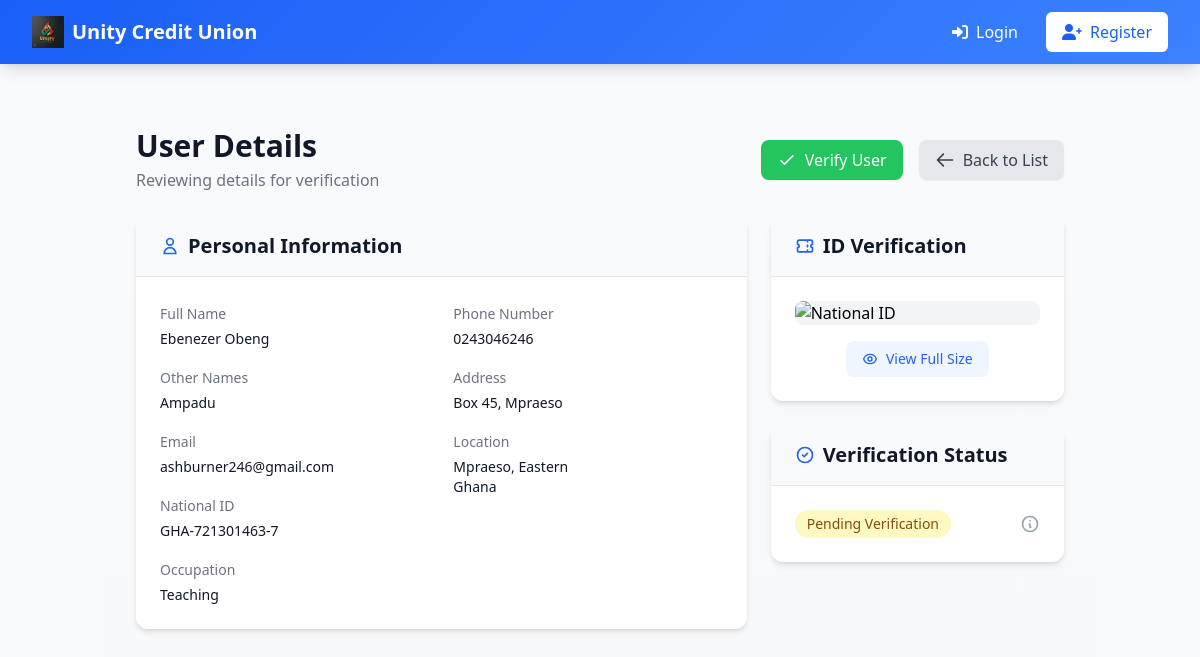
The page /admin/user_details/11 on the database its author committed.
### app.py (models this page shows, shortened)
class User(UserMixin, db.Model):
    __tablename__ = 'user'
    id = db.Column(db.Integer, primary_key=True)
    email = db.Column(db.String(120), unique=True, nullable=False)
    password_hash = db.Column(db.String(128), nullable=False)
    is_verified = db.Column(db.Boolean, default=False)
    is_admin = db.Column(db.Boolean, default=False)
    national_id = db.Column(db.String(20), unique=True, nullable=False)
    account_number = db.Column(db.String(20), unique=True)
    first_name = db.Column(db.String(50), nullable=False)
    last_name = db.Column(db.String(50), nullable=False)
    other_names = db.Column(db.String(50), nullable=True)
    date_of_birth = db.Column(db.Date, nullable=False)
    occupation = db.Column(db.String(100), nullable=False)
    phone_number = db.Column(db.String(20), nullable=False)
    address = db.Column(db.String(200), nullable=False)
    city = db.Column(db.String(100), nullable=False)
    state = db.Column(db.String(100), nullable=False)
    country = db.Column(db.String(100), nullable=False)
    national_id_file = db.Column(db.String(255), nullable=True)  # File path to uploaded National ID
    contributions = db.relationship('Contribution', backref='user', lazy=True)
    loans = db.relationship('Loan', backref='user', lazy=True, foreign_keys='Loan.user_id')
    guarantees = db.relationship('Loan', backref='guarantor', lazy=True, foreign_keys='Loan.guarantor_id')

### app.py (the view)
@app.route('/admin/user_details/<int:user_id>', methods=['GET'])
def user_details(user_id):
    user = User.query.get_or_404(user_id)
    print(user.national_id_file)
    return render_template('user_details.html', user=user)

### templates/user_details.html (shortened to what this page needs)
{% extends "base.html" %} {% block content %}
<div class="min-h-screen bg-gradient-to-b from-gray-50 to-gray-100">
  <div class="container mx-auto px-4 py-8 sm:px-6 lg:px-8">
    <div class="flex justify-between items-center mb-6">
      <div>
        <h1 class="text-3xl font-bold text-gray-900">User Details</h1>
        <p class="text-gray-500 mt-1">Reviewing details for verification</p>
      </div>
      <div class="flex space-x-4">
        <a
          class="bg-green-500 hover:bg-green-600 text-white px-4 py-2 rounded-lg shadow-sm flex items-center"
          href="/admin/verify_user/{{ user.id }}"
        >
          <svg
            class="w-5 h-5 mr-2"
            fill="none"
            stroke="currentColor"
            viewBox="0 0 24 24"
          >
            <path
              stroke-linecap="round"
              stroke-linejoin="round"
              stroke-width="2"
              d="M5 13l4 4L19 7"
            />
          </svg>
          Verify User
        </a>
        <a
          href="/admin/verify_users"
          class="bg-gray-200 hover:bg-gray-300 text-gray-700 px-4 py-2 rounded-lg shadow-sm flex items-center"
        >
          <svg
            class="w-5 h-5 mr-2"
            fill="none"
            stroke="currentColor"
            viewBox="0 0 24 24"
          >
            <path
              stroke-linecap="round"
              stroke-linejoin="round"
              stroke-width="2"
              d="M10 19l-7-7m0 0l7-7m-7 7h18"
            />
          </svg>
          Back to List
        </a>
      </div>
    </div>
    <div class="grid grid-cols-1 lg:grid-cols-3 gap-6">
      <div class="lg:col-span-2">
        <div class="bg-white rounded-xl shadow-md overflow-hidden">
          <div class="border-b border-gray-200 bg-gray-50 px-6 py-4">
            <h2 class="text-xl font-semibold text-gray-900 flex items-center">
              <svg
                class="w-5 h-5 mr-2 text-blue-600"
                fill="none"
                stroke="currentColor"
                viewBox="0 0 24 24"
              >
                <path
                  stroke-linecap="round"
                  stroke-linejoin="round"
                  stroke-width="2"
                  d="M16 7a4 4 0 11-8 0 4 4 0 018 0zM12 14a7 7 0 00-7 7h14a7 7 0 00-7-7z"
                />
              </svg>
              Personal Information
            </h2>
          </div>
          <div class="p-6">
            <div class="grid grid-cols-1 md:grid-cols-2 gap-6">
              <div class="space-y-4">
                <div>
                  <label class="text-sm font-medium text-gray-500"
                    >Full Name</label
                  >
                  <p class="mt-1 text-sm text-gray-900">
                    {{ user.first_name }} {{ user.last_name }}
                  </p>
                </div>
                <div>
                  <label class="text-sm font-medium text-gray-500"
                    >Other Names</label
                  >
                  <p class="mt-1 text-sm text-gray-900">
                    {{ user.other_names }}
                  </p>
                </div>
                <div>
                  <label class="text-sm font-medium text-gray-500">Email</label>
                  <p class="mt-1 text-sm text-gray-900">{{ user.email }}</p>
                </div>
                <div>
                  <label class="text-sm font-medium text-gray-500"
                    >National ID</label
                  >
                  <p class="mt-1 text-sm text-gray-900">
                    {{ user.national_id }}
                  </p>
                </div>
                <div>
                  <label class="text-sm font-medium text-gray-500"
                    >Occupation</label
                  >
                  <p class="mt-1 text-sm text-gray-900">
                    {{ user.occupation }}
                  </p>
                </div>
              </div>
              <div class="space-y-4">
                <div>
                  <label class="text-sm font-medium text-gray-500"
                    >Phone Number</label
                  >
                  <p class="mt-1 text-sm text-gray-900">
                    {{ user.phone_number }}
                  </p>
                </div>
                <div>
                  <label class="text-sm font-medium text-gray-500"
                    >Address</label
                  >
                  <p class="mt-1 text-sm text-gray-900">{{ user.address }}</p>
                </div>
                <div>
                  <label class="text-sm font-medium text-gray-500"
                    >Location</label
                  >
                  <p class="mt-1 text-sm text-gray-900">
                    {{ user.city }}, {{ user.state }} {{ user.zip_code }}<br />
                    {{ user.country }}
                  </p>
                </div>
              </div>
            </div>
          </div>
        </div>
      </div>
      <div class="lg:col-span-1">
        <div class="bg-white rounded-xl shadow-md overflow-hidden">
          <div class="border-b border-gray-200 bg-gray-50 px-6 py-4">
            <h2 class="text-xl font-semibold text-gray-900 flex items-center">
              <svg
                class="w-5 h-5 mr-2 text-blue-600"
                fill="none"
                stroke="currentColor"
                viewBox="0 0 24 24"
              >
                <path
                  stroke-linecap="round"
                  stroke-linejoin="round"
                  stroke-width="2"
                  d="M15 5v2m0 4v2m0 4v2M5 5a2 2 0 00-2 2v3a2 2 0 110 4v3a2 2 0 002 2h14a2 2 0 002-2v-3a2 2 0 110-4V7a2 2 0 00-2-2H5z"
                />
              </svg>
              ID Verification
            </h2>
          </div>
          <div class="p-6">
            {% if user.national_id_file %}
            <div class="space-y-4">
              <div
                class="aspect-w-16 aspect-h-9 bg-gray-100 rounded-lg overflow-hidden"
              >
                <img
                  src="{{ url_for('view_national_id', user_id=user.id) }}"
                  alt="National ID"
                  class="w-full h-full object-cover cursor-pointer transform hover:scale-105 transition-transform duration-300"
                  onclick="openImagePreview(this.src)"
                />
              </div>
              <div class="flex justify-center">
                <a
                  href="{{ url_for('view_national_id', user_id=user.id) }}"
                  target="_blank"
                  class="inline-flex items-center px-4 py-2 text-sm font-medium text-blue-600 bg-blue-50 rounded-lg hover:bg-blue-100"
                >
                  View Full Size
                </a>
              </div>
            </div>
            {% endif %}
          </div>
        </div>
        <div class="mt-6 bg-white rounded-xl shadow-md overflow-hidden">
          <div class="border-b border-gray-200 bg-gray-50 px-6 py-4">
            <h2 class="text-xl font-semibold text-gray-900 flex items-center">
              <svg
                class="w-5 h-5 mr-2 text-blue-600"
                fill="none"
                stroke="currentColor"
                viewBox="0 0 24 24"
              >
                <path
                  stroke-linecap="round"
                  stroke-linejoin="round"
                  stroke-width="2"
                  d="M9 12l2 2 4-4m6 2a9 9 0 11-18 0 9 9 0 0118 0z"
                />
              </svg>
              Verification Status
            </h2>
          </div>
          <div class="p-6">
            <div class="flex items-center justify-between">
              <span
                class="px-3 py-1 text-sm text-yellow-800 bg-yellow-100 rounded-full"
              >
                Pending Verification
              </span>
              <button class="text-gray-400 hover:text-gray-500">
                <svg
                  class="w-5 h-5"
                  fill="none"
                  stroke="currentColor"
                  viewBox="0 0 24 24"
                >
                  <path
                    stroke-linecap="round"
                    stroke-linejoin="round"
                    stroke-width="2"
                    d="M13 16h-1v-4h-1m1-4h.01M21 12a9 9 0 11-18 0 9 9 0 0118 0z"
                  />
                </svg>
              </button>
            </div>
          </div>
        </div>
      </div>
    </div>
  </div>
</div>
{% endblock %}

### rows shown on the page
User: first_name "Ebenezer", last_name "Obeng", other_names "Ampadu", email "ashburner246@gmail.com", national_id "GHA-721301463-7", occupation "Teaching", phone_number "0243046246", address "Box 45, Mpraeso", city "Mpraeso", state "Eastern", country "Ghana"
